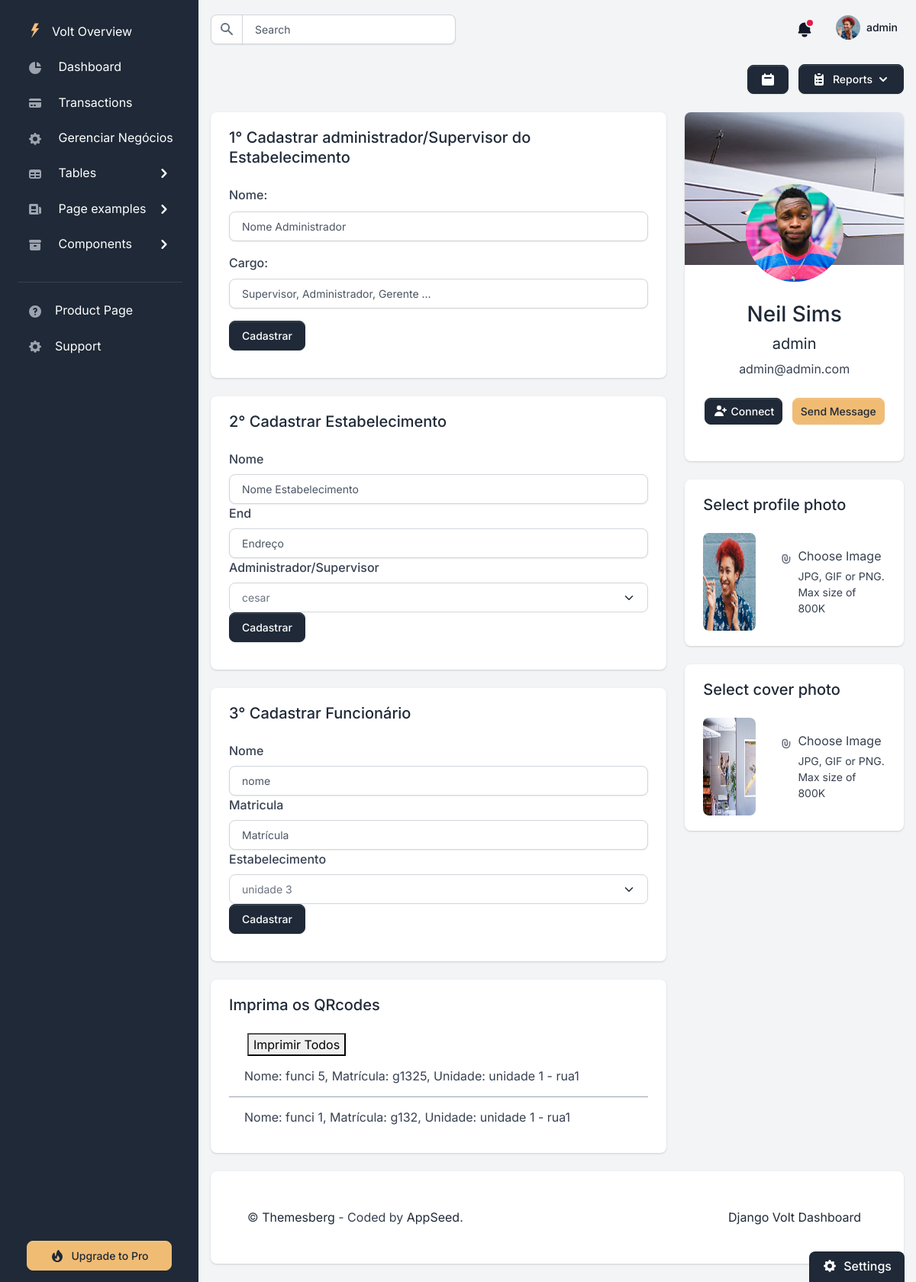
The page /create-funci/ (signed in) on the database its author committed.
### authentication/models.py (models this page shows, shortened)
class CustomUser(AbstractUser):
    email = models.EmailField(unique=True)

### funcionario/models.py (models this page shows, shortened)
class Funcionario(models.Model):
    nome = models.CharField(max_length=150)
    qrcode = models.ImageField(blank=True, upload_to='qrcode')
    site = models.CharField(max_length=150, default='https://primeportalbr.com/avaliacao/')
    codigo = models.CharField(max_length=300, blank=True)
    matricula = models.CharField(max_length=15, blank=True, unique=True)
    unidade = models.ForeignKey(Unidade, on_delete=models.CASCADE)
    usuario = models.ForeignKey(CustomUser, on_delete=models.CASCADE)
    total_avaliacoes = models.IntegerField(default=0)

### unidade/models.py (models this page shows)
class Unidade(models.Model):
    nome = models.CharField(max_length=100)
    end = models.CharField(max_length=100)
    usuario = models.ForeignKey(CustomUser, on_delete=models.CASCADE)
    def __str__(self) -> str:
        return f'{self.nome} - {self.end}'

### funcionario/views.py (the view, shortened to what this page needs)
# urls.py: path('create-funci/', AuthorCreateView.as_view(), name='create_funci'),
class AuthorCreateView(LoginRequiredMixin, FormView):
    form_class = NovoFunciForm
    success_url = reverse_lazy('create_funci')
    template_name = 'home/settings.html'
    def get_context_data(self, **kwargs):
        context = super().get_context_data(**kwargs)
        user = self.request.user
        autenticado = user.is_authenticated
        form_unidade = NovaUnidadeForm
        form_administrador = NovoAdministradorForm
        lista = Funcionario.objects.filter(usuario=user).order_by('-id')
        context['autenticado'] = autenticado
        context['funcionarios'] = lista
        context['msg'] = 'funcionou'
        context['form_unidade'] = form_unidade
        context['form_administrador'] = form_administrador
        context['unidades'] = Unidade.objects.all().order_by('-id')
        context['administradores'] = AdministradorUnidade.objects.all().order_by('-id')
        return context

### funcionario/forms.py
class NovoFunciForm(forms.ModelForm):
    nome = forms.CharField(
        widget=forms.TextInput(
            attrs={
                "placeholder": "nome",
                "class": "form-control"
            }
        ))
    matricula = forms.CharField(
        widget=forms.TextInput(
            attrs={
                "placeholder": "Matrícula",
                "class": "form-control"
            }
        ))
    unidade = forms.ModelChoiceField(
            queryset=Unidade.objects.all(),
            empty_label="Select Unidade",
            widget=forms.Select(attrs={'class': 'form-control'})
        )
    class Meta:
        model = Funcionario
        fields = ('nome', 'matricula','unidade')

### templates/home/settings.html (shortened to what this page needs)
{% extends "layouts/base.html" %}
{% block content %}
    <div class="d-flex justify-content-between flex-wrap flex-md-nowrap align-items-center py-4">
        <div>
            <button type="button" class="btn btn-gray-800 d-inline-flex align-items-center me-2">
                <svg class="icon icon-xs" fill="currentColor" viewBox="0 0 20 20" xmlns="http://www.w3.org/2000/svg"><path fill-rule="evenodd" d="M6 2a1 1 0 00-1 1v1H4a2 2 0 00-2 2v10a2 2 0 002 2h12a2 2 0 002-2V6a2 2 0 00-2-2h-1V3a1 1 0 10-2 0v1H7V3a1 1 0 00-1-1zm0 5a1 1 0 000 2h8a1 1 0 100-2H6z" clip-rule="evenodd"></path></svg>
            </button>
            <button class="btn btn-gray-800 d-inline-flex align-items-center dropdown-toggle" data-bs-toggle="dropdown" aria-haspopup="true" aria-expanded="false">
                Reports
                <svg class="icon icon-xs ms-1" fill="currentColor" viewBox="0 0 20 20" xmlns="http://www.w3.org/2000/svg"><path fill-rule="evenodd" d="M5.293 7.293a1 1 0 011.414 0L10 10.586l3.293-3.293a1 1 0 111.414 1.414l-4 4a1 1 0 01-1.414 0l-4-4a1 1 0 010-1.414z" clip-rule="evenodd"></path></svg>
            </button>
        </div>
    </div>
    <div class="row">
        <div class="col-12 col-xl-8">
            <div class="card card-body border-0 shadow mb-4">
                <h2 class="h5 mb-4">1° Cadastrar administrador/Supervisor do Estabelecimento</h2>
                <form action="" method="post" id="myform">
                    {{form_administrador.as_p}}
                    <input type="button" value="Cadastrar" id="save-button" class="btn btn-block btn-gray-800 mb-3" hx-post="{% url 'criar-administrador'%}" hx-trigger="click" hx-target="#administrador" hx-on:click="alert('Verifique o administrador cadastrado no formulario abaixo, no campo Administrador/Supervisor')">
                </form>
            </div>
            <div class="card card-body border-0 shadow mb-4">
                <h2 class="h5 mb-4">2° Cadastrar Estabelecimento</h2>
                <form action="" method="post" id="myform">
                    <label for="id_nome">{{form_unidade.nome.label}}</label>
                        {{form_unidade.nome}}
                    <label for="id_matricula">{{form_unidade.end.label}}</label>
                        {{form_unidade.end}}
                    <label for="id_unidade">
                        Administrador/Supervisor
                    </label>
                    <select name="administrador" id="administrador" class="form-select mb-0" >
                        {% include 'includes/administradores.html' %}
                    </select>
                    <input type="button" value="Cadastrar" id="save-button" class="btn btn-block btn-gray-800 mb-3" hx-post="{% url 'criar-unidade'%}" hx-trigger="click" hx-target="#unidades" hx-on:click="alert('Verifique seus Estabelecimentos no formulário de Funcionário logo abaixo!')">
                </form>
            </div>
            <div class="card card-body border-0 shadow mb-4">
                <h2 class="h5 mb-4">3° Cadastrar Funcionário</h2>
                <form action="" method="post" id="myform">
                    <label for="id_nome">{{form.nome.label}}
                    </label>
                    {{form.nome}}
                    <label for="id_matricula">{{form.matricula.label}}</label>
                    {{form.matricula}}
                    <label for="id_unidade">Estabelecimento
                    </label>
                    <select name="unidade" id="unidades" class="form-select mb-0">
                        {% include 'includes/unidades.html'%}
                    </select>
                    <input type="button" value="Cadastrar" id="save-button" class="btn btn-block btn-gray-800 mb-3" hx-post="{% url 'salvar_funci'%}" hx-trigger="click" hx-target="#conteudo">
                </form>
            </div>
            <div class="card card-body border-0 shadow mb-4 mb-xl-0">
                <h2 class="h5 mb-4">Imprima os QRcodes</h2>
                <div id="conteudo">
                    {% include 'includes/msg.html' %}
                </div>
            </div>
        </div>
        <div class="col-12 col-xl-4">
            <div class="row">
                <div class="col-12 mb-4">
                    <div class="card shadow border-0 text-center p-0">
                        <div class="card-body pb-5">
                            <img src="/static/assets/img/team/profile-picture-1.jpg" class="avatar-xl rounded-circle mx-auto mt-n7 mb-4" alt="Neil Portrait">
                            <h4 class="h3">
                                Neil Sims
                            </h4>
                            <h5 class="fw-normal">
                                {{ request.user.username }}
                            </h5>
                            <p class="text-gray mb-4">
                                {{ request.user.email }}
                            </p>
                            <a class="btn btn-sm btn-gray-800 d-inline-flex align-items-center me-2" href="#">
                                <svg class="icon icon-xs me-1" fill="currentColor" viewBox="0 0 20 20" xmlns="http://www.w3.org/2000/svg"><path d="M8 9a3 3 0 100-6 3 3 0 000 6zM8 11a6 6 0 016 6H2a6 6 0 016-6zM16 7a1 1 0 10-2 0v1h-1a1 1 0 100 2h1v1a1 1 0 102 0v-1h1a1 1 0 100-2h-1V7z"></path></svg>
                                Connect
                            </a>
                            <a class="btn btn-sm btn-secondary" href="#">Send Message</a>
                        </div>
                      </div>
                </div>
                <div class="col-12">
                    <div class="card card-body border-0 shadow mb-4">
                        <h2 class="h5 mb-4">Select profile photo</h2>
                        <div class="d-flex align-items-center">
                            <div class="me-3">
                                <img class="rounded avatar-xl" src="/static/assets/img/team/profile-picture-3.jpg" alt="change avatar">
                            </div>
                            <div class="file-field">
                                <div class="d-flex justify-content-xl-center ms-xl-3">
                                    <div class="d-flex">
                                        <svg class="icon text-gray-500 me-2" fill="currentColor" viewBox="0 0 20 20" xmlns="http://www.w3.org/2000/svg"><path fill-rule="evenodd" d="M8 4a3 3 0 00-3 3v4a5 5 0 0010 0V7a1 1 0 112 0v4a7 7 0 11-14 0V7a5 5 0 0110 0v4a3 3 0 11-6 0V7a1 1 0 012 0v4a1 1 0 102 0V7a3 3 0 00-3-3z" clip-rule="evenodd"></path></svg>
                                        <div class="d-md-block text-left">
                                            <div class="fw-normal text-dark mb-1">Choose Image</div>
                                            <div class="text-gray small">JPG, GIF or PNG. Max size of 800K</div>
                                        </div>
                                    </div>
                                </div>
                              </div>
                        </div>
                    </div>
                </div>
                <div class="col-12">
                    <div class="card card-body border-0 shadow">
                        <h2 class="h5 mb-4">Select cover photo</h2>
                        <div class="d-flex align-items-center">
                            <div class="me-3">
                                <img class="rounded avatar-xl" src="/static/assets/img/profile-cover.jpg" alt="change cover">
                            </div>
                            <div class="file-field">
                                <div class="d-flex justify-content-xl-center ms-xl-3">
                                    <div class="d-flex">
                                        <svg class="icon text-gray-500 me-2" fill="currentColor" viewBox="0 0 20 20" xmlns="http://www.w3.org/2000/svg"><path fill-rule="evenodd" d="M8 4a3 3 0 00-3 3v4a5 5 0 0010 0V7a1 1 0 112 0v4a7 7 0 11-14 0V7a5 5 0 0110 0v4a3 3 0 11-6 0V7a1 1 0 012 0v4a1 1 0 102 0V7a3 3 0 00-3-3z" clip-rule="evenodd"></path></svg>
                                        <div class="d-md-block text-left">
                                            <div class="fw-normal text-dark mb-1">Choose Image</div>
                                            <div class="text-gray small">JPG, GIF or PNG. Max size of 800K</div>
                                        </div>
                                    </div>
                                </div>
                              </div>
                        </div>
                    </div>
                </div>
            </div>
        </div>
    </div>
{% endblock content %}

### templates/includes/navigation.html (shortened to what this page needs)
<nav class="navbar navbar-top navbar-expand navbar-dashboard navbar-dark ps-0 pe-2 pb-0">
              <div class="container-fluid px-0">
                <div class="d-flex justify-content-between w-100" id="navbarSupportedContent">
                  <div class="d-flex align-items-center">
                    <form class="navbar-search form-inline" id="navbar-search-main">
                      <div class="input-group input-group-merge search-bar">
                          <span class="input-group-text" id="topbar-addon">
                          </span>
                          <input type="text" class="form-control" id="topbarInputIconLeft" placeholder="Search" aria-label="Search" aria-describedby="topbar-addon">
                      </div>
                    </form>
                  </div>
                  <ul class="navbar-nav align-items-center">
                    <li class="nav-item dropdown">
                      <a class="nav-link text-dark notification-bell unread dropdown-toggle" data-unread-notifications="true" href="#" role="button" data-bs-toggle="dropdown" data-bs-display="static" aria-expanded="false">
                        <svg class="icon icon-sm text-gray-900" fill="currentColor" viewBox="0 0 20 20" xmlns="http://www.w3.org/2000/svg"><path d="M10 2a6 6 0 00-6 6v3.586l-.707.707A1 1 0 004 14h12a1 1 0 00.707-1.707L16 11.586V8a6 6 0 00-6-6zM10 18a3 3 0 01-3-3h6a3 3 0 01-3 3z"></path></svg>
                      </a>
                    </li>
                    <li class="nav-item dropdown ms-lg-3">
                      <a class="nav-link dropdown-toggle pt-1 px-0" href="#" role="button" data-bs-toggle="dropdown" aria-expanded="false">
                        <div class="media d-flex align-items-center">
                          <img class="avatar rounded-circle" alt="Image placeholder" src="/static/assets/img/team/profile-picture-3.jpg">
                          <div class="media-body ms-2 text-dark align-items-center d-none d-lg-block">
                            <span class="mb-0 font-small fw-bold text-gray-900">
                              <strong>{{ request.user.username }}</strong>
                            </span>
                          </div>
                        </div>
                      </a>
                    </li>
                  </ul>
                </div>
              </div>
            </nav>

### templates/includes/msg.html (shortened to what this page needs)
<div class="container">
    <button onclick="printAll()"> Imprimir Todos</button>
</div>
<div class="accordion accordion-flush" id="accordionFlushExample">
    {% for funci in funcionarios %}
    <div class="accordion-item">
        <h2 class="accordion-header" id="flush-heading{{ funci.id }}">
            <button class="accordion-button collapsed" type="button" data-bs-toggle="collapse" data-bs-target="#flush-collapse{{ funci.id }}" aria-expanded="false" aria-controls="flush-collapse{{ funci.id }}">
                Nome: {{ funci.nome }}, Matrícula: {{funci.matricula}}, Unidade: {{funci.unidade}}
            </button>
        </h2>
    </div>
    {% endfor %}
</div>

### rows shown on the page
CustomUser: user.username "admin", user.email "admin@admin.com"
Funcionario: nome "funci 5", matricula "g1325", unidade "unidade 1 - rua1"
Funcionario: nome "funci 1", matricula "g132", unidade "unidade 1 - rua1"

### other values the page prints
form field administrador "cesar"
form field unidade "unidade 3"
